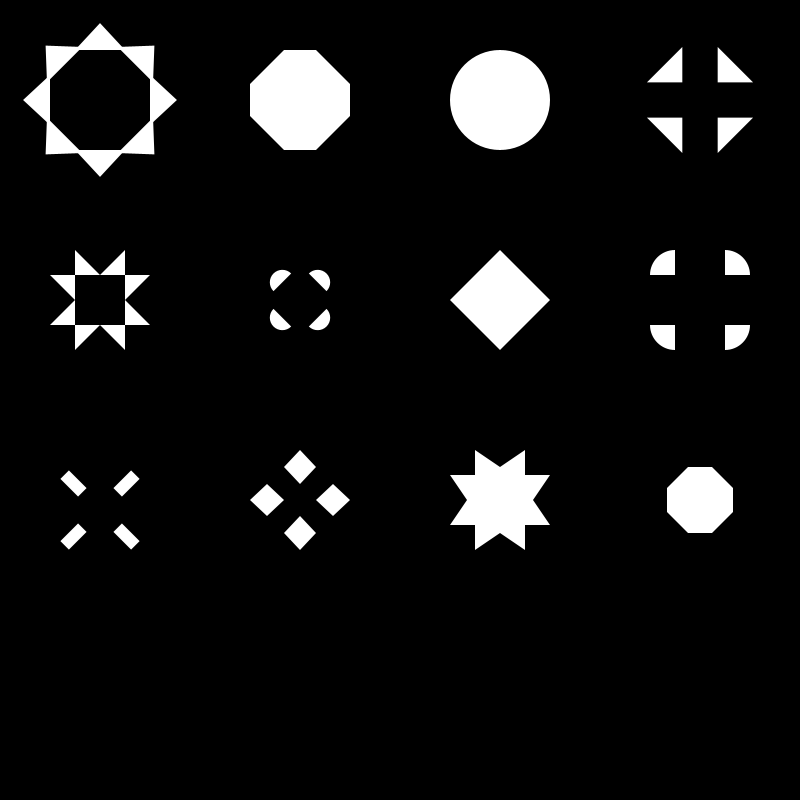
Frame 1 (no input)
Frame 60 (the mouse pressed at the canvas centre just before this capture): identical to frame 1, image omitted
Frame 120 (the mouse held since frame 60 and released just before this capture): identical to frame 1, image omitted

The Processing sketch that drew this single still picture (run headless with seeded random() and noise(); from frame 60 on, the mouse is pressed at the canvas centre):

// Processing sketch: CompIndividuales
// ── CompIndividuales.pde
void setup() {
  size(800, 800);
}

void draw() {
  background(0);
  noStroke();

  dib1 (100, 100, 100);
  dib2 (300, 100, 100);
  dib3 (500, 100, 100);
  dib4 (700, 100, 100);
  dib5 (100, 300, 100);
  dib6 (300, 300, 100);
  dib7 (500, 300, 100);
  dib8 (700, 300, 100);
  dib9 (100, 500, 100);
  dib10 (300, 500, 100);
  dib11 (500, 500, 100);
  dib12 (700, 500, 100);
}

void dib1(int posX, int posY, int tam) {


  for (int i = 0; i<8; i++) {
    pushMatrix();
    translate(posX, posY);
    rotate(radians(45*i));
    triangle(0, -tam/1.3, -tam/4, 0-tam/2, 0+tam/4, 0-tam/2);
    popMatrix();
  }
} 

void dib2(int posX, int posY, int tam) {
  beginShape();
  vertex(posX-tam/6, posY-tam/2);
  vertex(posX+tam/6, posY-tam/2);
  vertex(posX+tam/2, posY-tam/6);
  vertex(posX+tam/2, posY+tam/6);
  vertex(posX+tam/6, posY+tam/2);
  vertex(posX-tam/6, posY+tam/2);
  vertex(posX-tam/2, posY+tam/6);
  vertex(posX-tam/2, posY-tam/6);
  endShape(CLOSE);
}

void dib3(int posX, int posY, int tam) {
  ellipse(posX, posY, tam, tam);
}

void dib4(int posX, int posY, int tam) {

  for (int i = 0; i<4; i++) {
    pushMatrix();
    translate(posX, posY);
    rotate(radians(45+90*i));
    triangle(0, 0-tam/4, 0-tam/4, 0-tam/2, 0+tam/4, 0-tam/2);
    popMatrix();
  }
}

void dib5(int posX, int posY, int tam) {

  for (int i = 0; i<4; i++) {
    pushMatrix();
    translate(posX, posY);
    rotate(radians(90*i));
    triangle(0-tam/4, 0-tam/4, 0, 0-tam/4, 0-tam/4, 0-tam/2);
    triangle(0+tam/4, 0-tam/4, 0, 0-tam/4, 0+tam/4, 0-tam/2);
    popMatrix();
  }
}

void dib6(int posX, int posY, int tam) {
  for (int i = 0; i<4; i++) {
    pushMatrix();
    translate(posX, posY);
    rotate(radians(i*90+45));
    // posX, posY, ancho, alto, angulo  
    arc(0, 0+tam/4, tam/4, tam/4, 0, PI, CHORD);
    popMatrix();
  }
}

void dib7 (int posX, int posY, int tam) {
  quad(posX, posY-tam/2, posX+tam/2, posY, posX, posY+tam/2, posX-tam/2, posY);
}

void dib8 (int posX, int posY, int tam) {
  for (int i = 0; i<4; i++) {
    pushMatrix();
    translate(posX, posY);
    rotate(radians(90*i));
    arc(tam/4, tam/4, tam/2, tam/2, 0, HALF_PI);
    popMatrix();
  }
}

void dib9 (int posX, int posY, int tam) {
  for (int i = 0; i<4; i++) {
    //rectMode(CENTER);
    pushMatrix();
    translate(posX, posY+10);
    rotate(radians(90*i+45));
    rect(-tam/16, tam/4, tam/8, tam/4);
    popMatrix();
  }
}

void dib10 (int posX, int posY, int tam) {
  for (int i = 0; i<4; i++) {
    pushMatrix();
    translate(posX, posY);
    rotate(radians(90*i));
    quad(0, -tam/6, +tam/6, -tam/3, 0, -tam/2, -tam/6, -tam/3);
    popMatrix();
  }
}

void dib11 (int posX, int posY, int tam) {
  for (int i = 0; i<2; i++) {
    pushMatrix();
    translate(posX, posY);
    rotate(radians(90*i));
    beginShape();
    vertex(0, -tam/3);
    vertex(tam/4, -tam/2);
    vertex(tam/4, +tam/2);
    vertex(0, +tam/3);
    vertex(-tam/4, +tam/2);
    vertex(-tam/4, -tam/2);
    endShape(CLOSE);
    popMatrix();
  }
}

void dib12(int posX, int posY, int tam) {
  beginShape();
  vertex(posX-tam/8, posY-tam/3);
  vertex(posX+tam/8, posY-tam/3);
  vertex(posX+tam/3, posY-tam/8);
  vertex(posX+tam/3, posY+tam/8);
  vertex(posX+tam/8, posY+tam/3);
  vertex(posX-tam/8, posY+tam/3);
  vertex(posX-tam/3, posY+tam/8);
  vertex(posX-tam/3, posY-tam/8);
  endShape(CLOSE);
}
